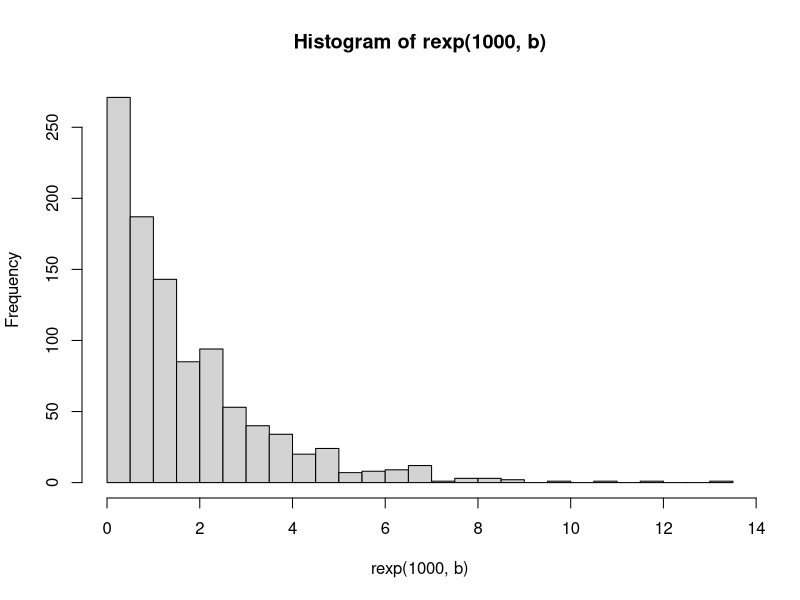
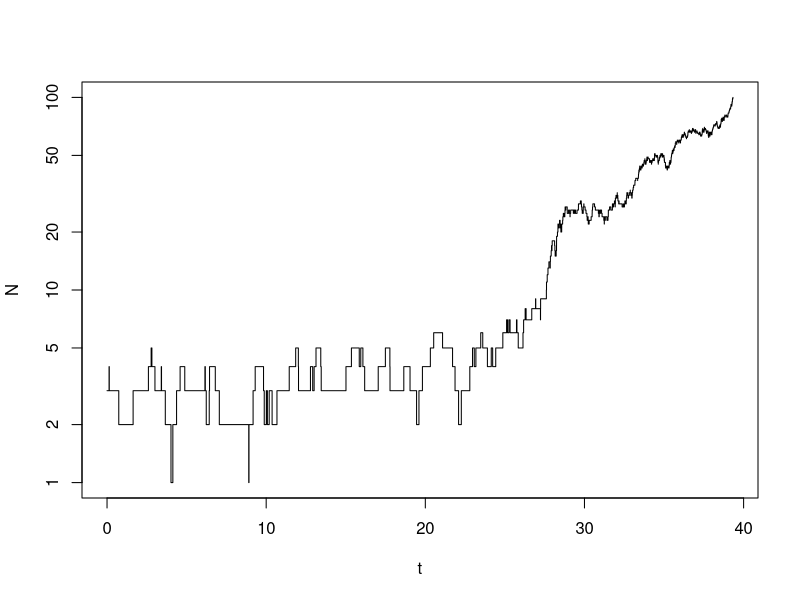
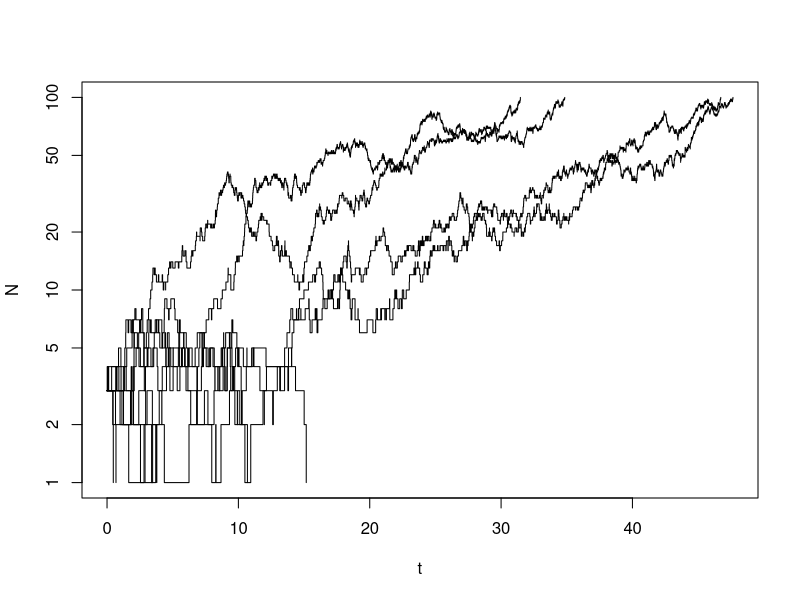

Here is the R script that generated these plots, in order:
mean(rbinom(1090, 2, 0.85))/2

rpois(10, 2)

runif(10, 1, 2)

rnorm(10, 2, 5)

rep(1/6, 6)

b <- 0.6
d <- 0.5
events <-c(-1, 1)
probabilities <- c(d/(d + b), b/(d + b))

hist(rexp(1000, b), 20)

sample(events, 10, replace = TRUE, probabilities)

sum(sample(1:6, 2, replace = TRUE, rep(1/6, 6)))




probabilities <- c(d/(d + b), b/(d + b))

Nmax <- 100
b <- 0.6
d <- 0.5
N0 <- 3

dem.stoch <- function(b, d, N0, Nmax){
  probabilities <- c(d/(d + b), b/(d + b))
  t <- 0
  N <- N0
  output <- data.frame(t, N)

  while (N > 0 & N < Nmax) {
    dt <- rexp(1, N*(b + d))
    t <- t + dt
    event <- sample(c(-1, 1), 1, replace = TRUE, probabilities)
    N <- N + event
    output <- rbind(output, c(t, N))
  }
  output
}

data <- dem.stoch(b = 0.6, d = 0.5, N0 = 3, Nmax = 100)

plot(data, type = "s", log = "y")

sim <- 10
data <- list()

for (i in 1:sim) {
  data[[i]] <- dem.stoch(b = 0.6, d = 0.5, N0 = 3, Nmax = 100)
}

maxtime <- c()
for (i in 1:sim) {
  maxtime[i] <- max(data[[i]][1])
  }
maxmaxtime <- max(maxtime)


plot(data[[1]], log = "y", type = "s", xlim = c(0, maxmaxtime), ylim = c(1, 100))
for (i in 2:10) {
  lines(data[[i]], type = "s") 
}
